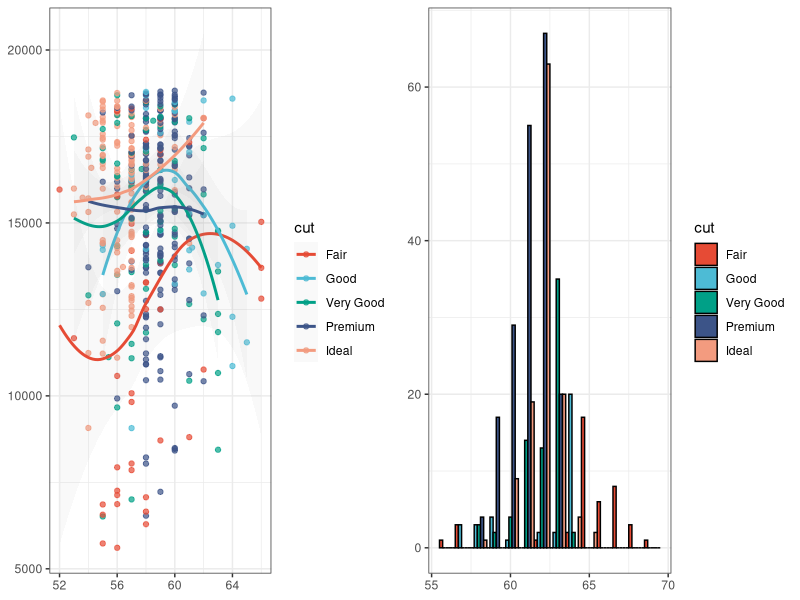
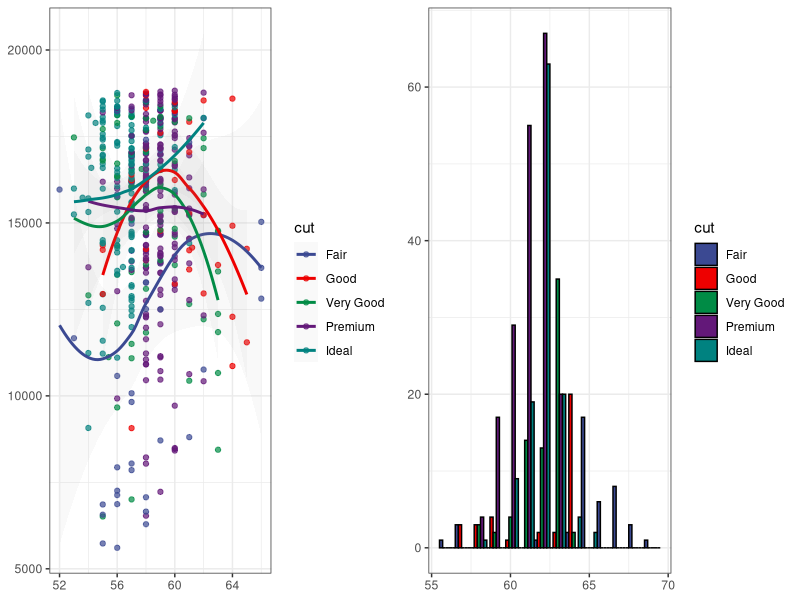
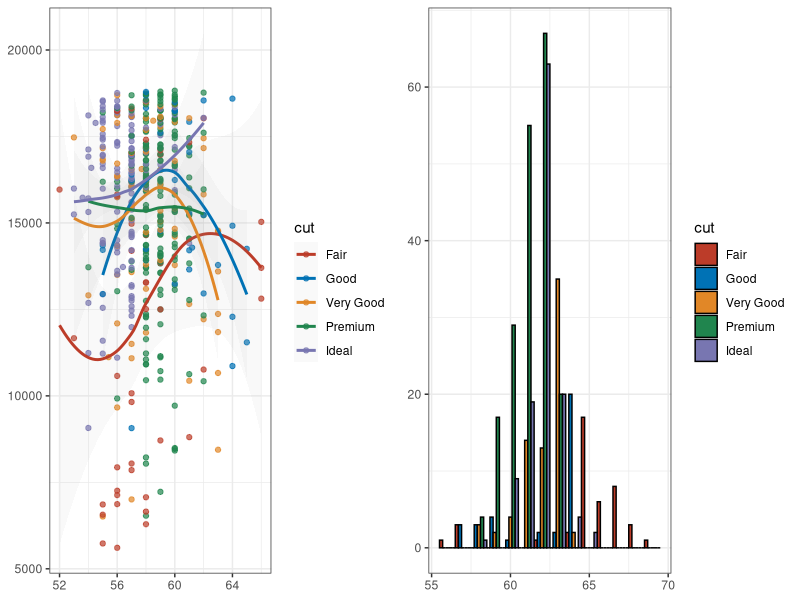
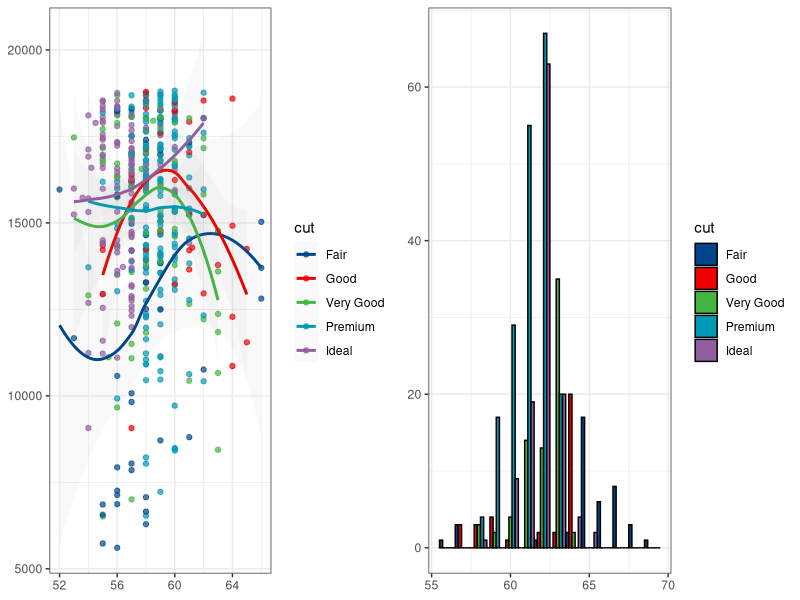
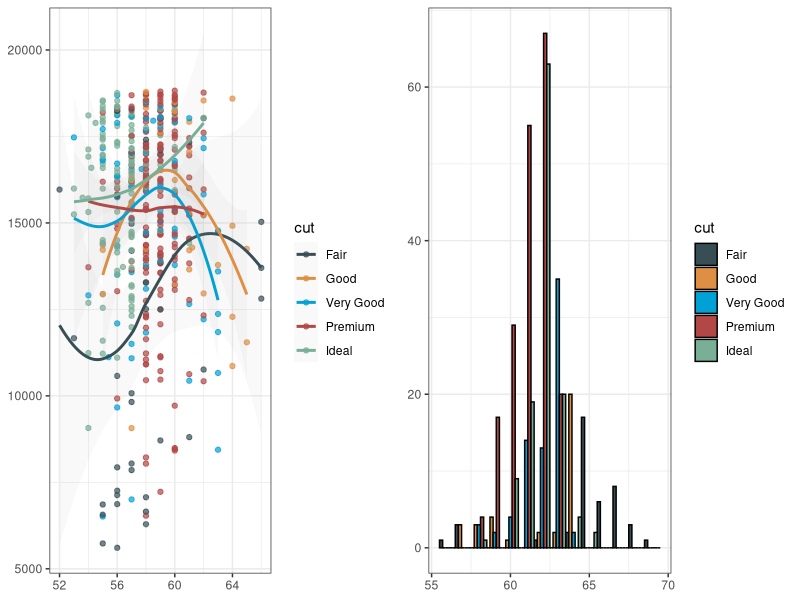
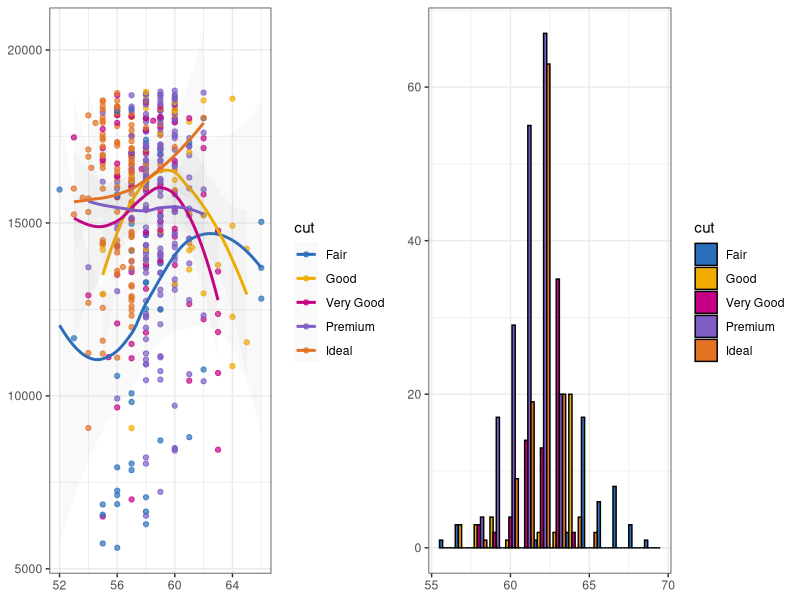
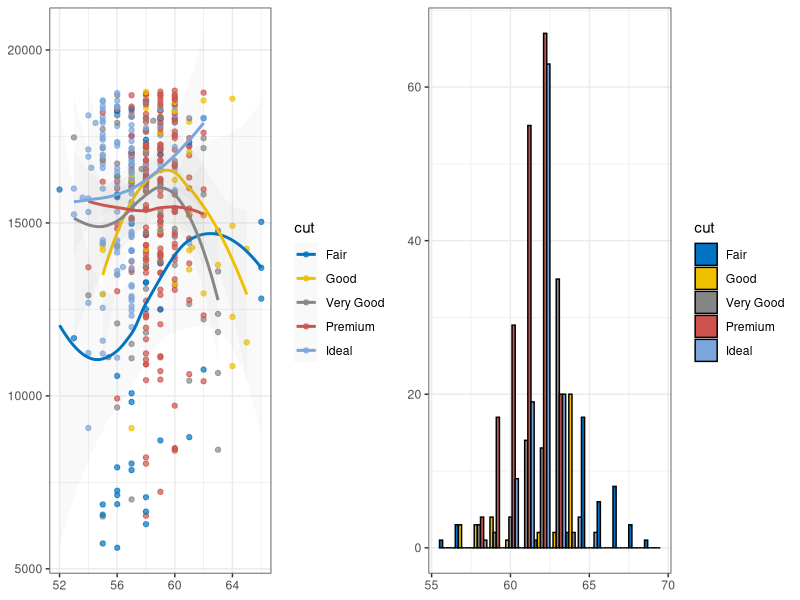
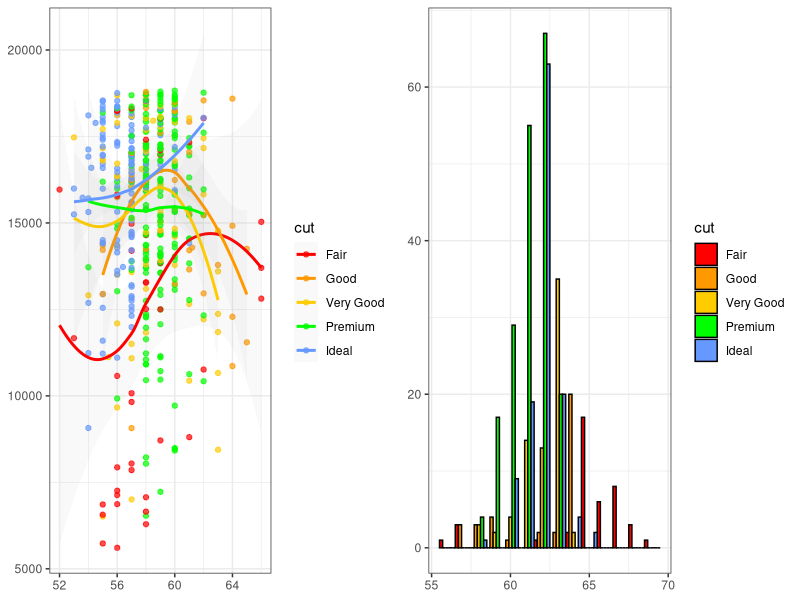

The R script that drew these images, in order:
## ---- chunk 1
knitr::knit_hooks$set(pngquant = knitr::hook_pngquant)

knitr::opts_chunk$set(
  echo = FALSE,
  message = FALSE,
  fig.path = "man/figures/README-",
  collapse = TRUE,
  comment = "#>",
  dev = "ragg_png",
  dpi = 72,
  fig.retina = 2,
  fig.width = 10.6667,
  fig.height = 3.3334,
  fig.align = "center",
  out.width = "100%",
  pngquant = "--speed=1 --quality=50"
)
## ---- chunk 2
library("ggsci")
library("ggplot2")
library("gridExtra")

data("diamonds")

p1 <- ggplot(
  subset(diamonds, carat >= 2.2),
  aes(x = table, y = price, colour = cut)
) +
  geom_point(alpha = 0.7) +
  geom_smooth(method = "loess", alpha = 0.05, linewidth = 1, span = 1) +
  theme_bw() +
  theme(
    axis.title.x = element_blank(),
    axis.title.y = element_blank()
  )

p2 <- ggplot(
  subset(diamonds, carat > 2.2 & depth > 55 & depth < 70),
  aes(x = depth, fill = cut)
) +
  geom_histogram(colour = "black", binwidth = 1, position = "dodge") +
  theme_bw() +
  theme(
    axis.title.x = element_blank(),
    axis.title.y = element_blank()
  )
## ---- chunk 3
p1_npg <- p1 + scale_color_npg()
p2_npg <- p2 + scale_fill_npg()
grid.arrange(p1_npg, p2_npg, ncol = 2)
## ---- chunk 4
p1_aaas <- p1 + scale_color_aaas()
p2_aaas <- p2 + scale_fill_aaas()
grid.arrange(p1_aaas, p2_aaas, ncol = 2)
## ---- chunk 5
p1_nejm <- p1 + scale_color_nejm()
p2_nejm <- p2 + scale_fill_nejm()
grid.arrange(p1_nejm, p2_nejm, ncol = 2)
## ---- chunk 6
p1_lancet <- p1 + scale_color_lancet()
p2_lancet <- p2 + scale_fill_lancet()
grid.arrange(p1_lancet, p2_lancet, ncol = 2)
## ---- chunk 7
p1_jama <- p1 + scale_color_jama()
p2_jama <- p2 + scale_fill_jama()
grid.arrange(p1_jama, p2_jama, ncol = 2)
## ---- chunk 8
p1_bmj <- p1 + scale_color_bmj()
p2_bmj <- p2 + scale_fill_bmj()
grid.arrange(p1_bmj, p2_bmj, ncol = 2)
## ---- chunk 9
p1_jco <- p1 + scale_color_jco()
p2_jco <- p2 + scale_fill_jco()
grid.arrange(p1_jco, p2_jco, ncol = 2)
## ---- chunk 10
p1_ucscgb <- p1 + scale_color_ucscgb()
p2_ucscgb <- p2 + scale_fill_ucscgb()
grid.arrange(p1_ucscgb, p2_ucscgb, ncol = 2)
## ---- chunk 11
p1_d3 <- p1 + scale_color_d3()
p2_d3 <- p2 + scale_fill_d3()
grid.arrange(p1_d3, p2_d3, ncol = 2)
## ---- chunk 12
p1_observable <- p1 + scale_color_observable()
p2_observable <- p2 + scale_fill_observable()
grid.arrange(p1_observable, p2_observable, ncol = 2)
## ---- chunk 13
p1_locuszoom <- p1 + scale_color_locuszoom()
p2_locuszoom <- p2 + scale_fill_locuszoom()
grid.arrange(p1_locuszoom, p2_locuszoom, ncol = 2)
## ---- chunk 14
p1_igv <- p1 + scale_color_igv()
p2_igv <- p2 + scale_fill_igv()
grid.arrange(p1_igv, p2_igv, ncol = 2)
## ---- chunk 15
p1_cosmic_hallmarks_light <- p1 + scale_color_cosmic("hallmarks_light")
p2_cosmic_hallmarks_light <- p2 + scale_fill_cosmic("hallmarks_light")
grid.arrange(p1_cosmic_hallmarks_light, p2_cosmic_hallmarks_light, ncol = 2)

p1_cosmic_hallmarks_dark <- p1 + scale_color_cosmic("hallmarks_dark")
p2_cosmic_hallmarks_dark <- p2 + scale_fill_cosmic("hallmarks_dark")
grid.arrange(p1_cosmic_hallmarks_dark, p2_cosmic_hallmarks_dark, ncol = 2)

p1_cosmic_signature <- p1 + scale_color_cosmic("signature_substitutions")
p2_cosmic_signature <- p2 + scale_fill_cosmic("signature_substitutions")
grid.arrange(p1_cosmic_signature, p2_cosmic_signature, ncol = 2)
## ---- chunk 16
p1_uchicago <- p1 + scale_color_uchicago()
p2_uchicago <- p2 + scale_fill_uchicago()
grid.arrange(p1_uchicago, p2_uchicago, ncol = 2)
## ---- chunk 17
p1_startrek <- p1 + scale_color_startrek()
p2_startrek <- p2 + scale_fill_startrek()
grid.arrange(p1_startrek, p2_startrek, ncol = 2)
## ---- chunk 18
p1_tron <- p1 +
  theme_dark() +
  theme(
    panel.background = element_rect(fill = "#2D2D2D"),
    legend.key = element_rect(fill = "#2D2D2D"),
    axis.title.x = element_blank(), axis.title.y = element_blank()
  ) +
  scale_color_tron()
p2_tron <- p2 +
  theme_dark() +
  theme(
    panel.background = element_rect(fill = "#2D2D2D"),
    axis.title.x = element_blank(), axis.title.y = element_blank()
  ) +
  scale_fill_tron()

grid.arrange(p1_tron, p2_tron, ncol = 2)
## ---- chunk 19
p1_futurama <- p1 + scale_color_futurama()
p2_futurama <- p2 + scale_fill_futurama()
grid.arrange(p1_futurama, p2_futurama, ncol = 2)
## ---- chunk 20
p1_rickandmorty <- p1 + scale_color_rickandmorty()
p2_rickandmorty <- p2 + scale_fill_rickandmorty()
grid.arrange(p1_rickandmorty, p2_rickandmorty, ncol = 2)
## ---- chunk 21
p1_simpsons <- p1 + scale_color_simpsons()
p2_simpsons <- p2 + scale_fill_simpsons()
grid.arrange(p1_simpsons, p2_simpsons, ncol = 2)
## ---- chunk 22
p1_flatui <- p1 + scale_color_flatui()
p2_flatui <- p2 + scale_fill_flatui()
grid.arrange(p1_flatui, p2_flatui, ncol = 2)
## ---- chunk 23
p1_frontiers <- p1 + scale_color_frontiers()
p2_frontiers <- p2 + scale_fill_frontiers()
grid.arrange(p1_frontiers, p2_frontiers, ncol = 2)
## ---- chunk 24
data("mtcars")
cor <- cor(unname(mtcars))
cor_melt <- data.frame(
  Var1 = rep(seq_len(nrow(cor)), times = ncol(cor)),
  Var2 = rep(seq_len(ncol(cor)), each = nrow(cor)),
  value = as.vector(cor)
)

p3 <- ggplot(cor_melt, aes(x = Var1, y = Var2, fill = value)) +
  geom_tile(colour = "black", linewidth = 0.3) +
  theme_void() +
  theme(axis.title.x = element_blank(), axis.title.y = element_blank())
## ---- chunk 25
p3_gsea <- p3 + scale_fill_gsea()
p3_gsea_inv <- p3 + scale_fill_gsea(reverse = TRUE)
grid.arrange(p3_gsea, p3_gsea_inv, ncol = 2)
## ---- chunk 26
set.seed(42)
k <- 6
x <- diag(k)
x[upper.tri(x)] <- runif(sum(1:(k - 1)), 0, 1)
x_melt <- data.frame(
  Var1 = rep(seq_len(nrow(x)), times = ncol(x)),
  Var2 = rep(seq_len(ncol(x)), each = nrow(x)),
  value = as.vector(x)
)

p4 <- ggplot(x_melt, aes(x = Var1, y = Var2, fill = value)) +
  geom_tile(colour = "black", linewidth = 0.3) +
  scale_x_continuous(expand = c(0, 0)) +
  scale_y_continuous(expand = c(0, 0)) +
  theme_bw() +
  theme(
    legend.position = "none", plot.background = element_blank(),
    axis.line = element_blank(), axis.ticks = element_blank(),
    axis.text.x = element_blank(), axis.text.y = element_blank(),
    axis.title.x = element_blank(), axis.title.y = element_blank(),
    panel.background = element_blank(), panel.border = element_blank(),
    panel.grid.major = element_blank(), panel.grid.minor = element_blank()
  )

grid.arrange(
  p4 + scale_fill_material("red"), p4 + scale_fill_material("pink"),
  p4 + scale_fill_material("purple"), p4 + scale_fill_material("deep-purple"),
  p4 + scale_fill_material("indigo"), p4 + scale_fill_material("blue"),
  p4 + scale_fill_material("light-blue"), p4 + scale_fill_material("cyan"),
  p4 + scale_fill_material("teal"), p4 + scale_fill_material("green"),
  p4 + scale_fill_material("light-green"), p4 + scale_fill_material("lime"),
  p4 + scale_fill_material("yellow"), p4 + scale_fill_material("amber"),
  p4 + scale_fill_material("orange"), p4 + scale_fill_material("deep-orange"),
  p4 + scale_fill_material("brown"), p4 + scale_fill_material("grey"),
  p4 + scale_fill_material("blue-grey"),
  ncol = 8
)
